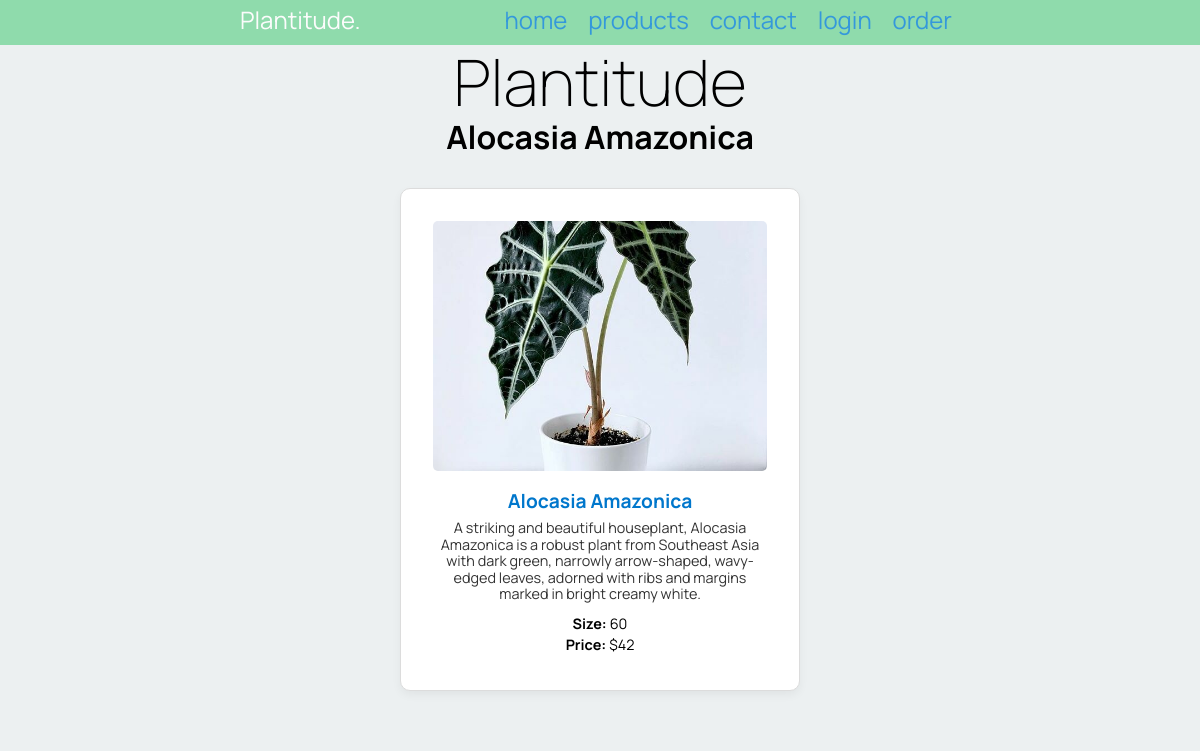
The app's page /product/3 with its own data.
### tables this page shows
CREATE TABLE products (id INTEGER PRIMARY KEY, name TEXT (30), description TEXT (300), size TEXT (6), image BLOB (30), price INTEGER, cat_id INTEGER);

### main.py (the view)
@app.route('/product/<int:product_id>')
def render_product_detail(product_id):
  product = get_list("SELECT * FROM products WHERE id=?", (product_id,))
  print("Fetched product:", product)
  if not product:
    return redirect('/products/1?error=Product+not+found')
  product = product[0]
  return render_template('product_detail.html', product=product, logged_in=is_logged_in(), ordering=is_ordering())

### main.py (called while the page is built)
def create_connection(db_file):
  try:
    connection = sqlite3.connect(db_file)
    return connection
  except Error as e:
    print(e)
  return None

def is_logged_in():
  if session.get("email") is None:
    print("not logged in")
    return False
  else:
    print("logged in")
    return True

def is_ordering():
  if session.get("order") is None:
    print("Not ordering")
    return False
  else:
    print("Ordering")
    return True

def get_list(query, params):
  con = create_connection(DATABASE)
  cur = con.cursor()
  if params == "":
    cur.execute(query)
  else:
    cur.execute(query, params)
  query_list = cur.fetchall()
  con.close()
  return query_list

### templates/product_detail.html (shortened to what this page needs)
{% extends 'base.html' %}
{% block pageheading %}
  {{ product[1] }}
{% endblock %}
{% block main %}
<div class="product-detail-card">
  <img src="/static/images/{{ product[4] }}.jpg" alt="{{ product[1] }}" class="product-image">
  <h3 class="product-title">{{ product[1] }}</h3>
  <p class="product-description">{{ product[2] }}</p>
  <p class="product-info"><strong>Size:</strong> {{ product[3] }}</p>
  <p class="product-info"><strong>Price:</strong> ${{ product[5] }}</p>
</div>
{% endblock %}

### static/plants.css (style rules this page uses)
* { font-family: 'Manrope', sans-serif; padding: 0; margin: 0; box-sizing: border-box; }
body { background-color: rgba(236, 240, 241, 1.0); }
img { max-width: 100%; }
.product-detail-card { max-width: 400px; background-color: white; border: 1px solid #dcdcdc; border-radius: 10px; box-shadow: 0 4px 10px rgba(0, 0, 0, 0.05); padding: 2rem; margin: 2rem auto; text-align: center; font-family: 'Manrope', sans-serif; }
.product-detail-card img.product-image { width: 100%; height: 250px; object-fit: cover; border-radius: 5px; margin-bottom: 1rem; }
.product-title { font-size: 1.2rem; color: #0077cc; margin-bottom: 0.5rem; }
.product-image { width: 100%; height: 160px; object-fit: cover; border-radius: 5px; margin-bottom: 1rem; }
.product-description { font-size: 0.9rem; color: #333; margin-bottom: 0.8rem; }
.product-info { font-size: 0.9rem; margin-bottom: 0.3rem; }

### records on screen
products: name "Alocasia Amazonica", image (picture), description "A striking and beautiful houseplant, Alocasia Amazonica is a robust plant from Southeast Asia with dark green, narrowly arrow-shaped, wavy-edged leaves, adorned with ribs and margins marked in bright creamy white.", size "60", price "42"
